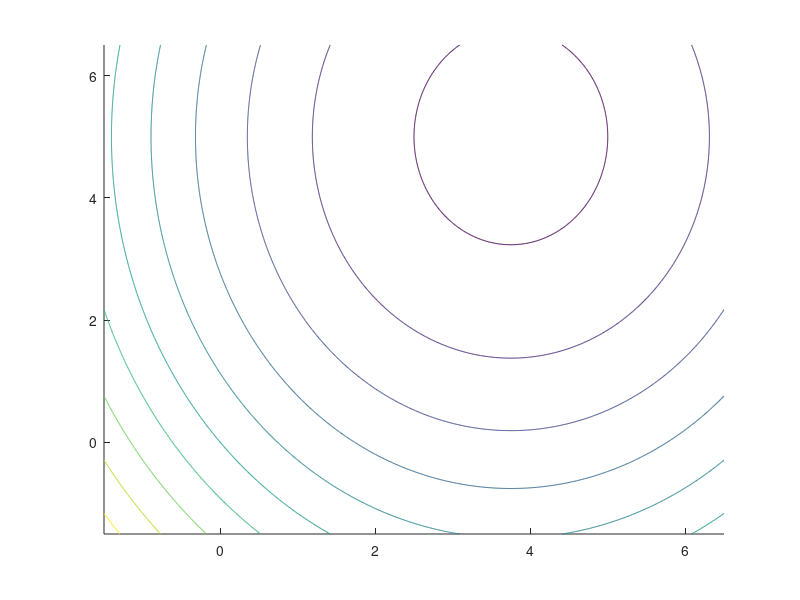

The MATLAB script that drew this image: (Note: this script raises an error after producing the figure.)
%%CodeformakingacontourplotforProblem 2.
x1_l = -1.5; x1_h = 6.5;
x2_l = -1.5; x2_h = 6.5;
res = 0.01;
[x1, x2] = meshgrid(x1_l:res:x2_h, x1_l:res:x2_h);
f = -(3 - 0.4 * x1) .* x1 -(2 - 0.2 * x2) .* x2;
levels = (-12:2:8)';
[C, h] = contour(x1, x2, f, levels, 'Color', .7 * [1 1 1]);
set(h, 'ShowText', 'on', 'LabelSpacing', 300); %Fortextlabels
%%Changesmadetothefileqp_prodplan.m
%Quadraticobjective(MODIFYTHESE)
G = [0.8 0;
    0 0.4]; %Rememberthefactor 1/2 intheobjective
c = [-3; -2];
%Linearconstraints(MODIFYTHESE)
A = [2 1;
    1 3];
b = [8; 15];
